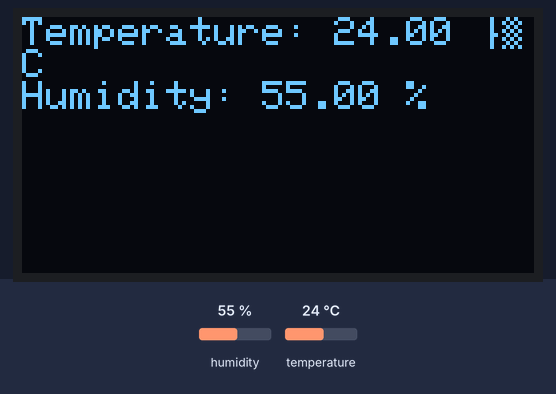
This sketch was run on a simulated Arduino Uno, built with avr-gcc and run on an emulated ATmega328P. Shown: 128×64 one-colour display. Inputs (shaded band) come from the test bench; at power-on: humidity 55 %, temperature 24 °C. What the sketch prints to the serial monitor is not drawn.

Above: at 3.0 s.
3.1 s: humidity set to 22 %
At 5.5 s:
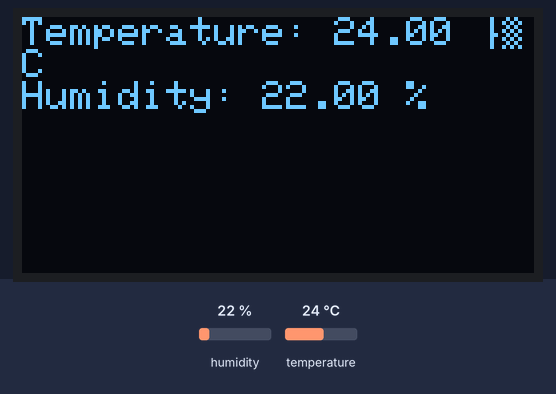
5.9 s: temperature set to 12 °C
At 7.6 s:
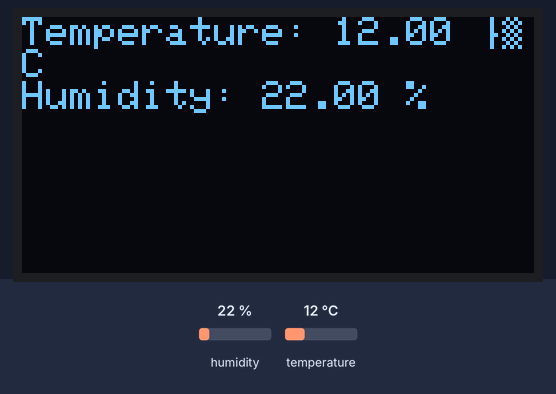
8.7 s: humidity set to 40 %
At 11.8 s:
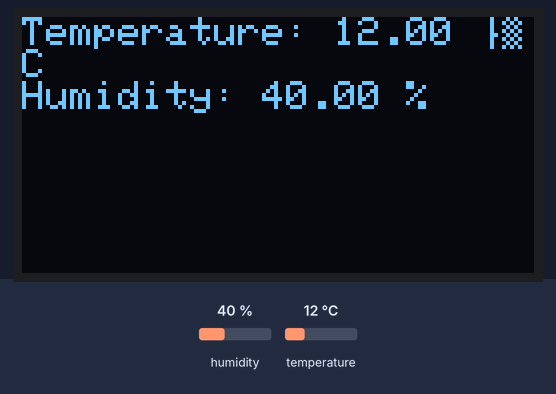
12.2 s: temperature set to 19 °C
Timing chart, 0 to 15.2 s (numbered marks = the images above; inputs shaded):
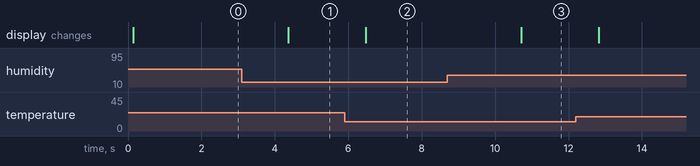

The sketch:

288.ino
```cpp
#include <Wire.h>
#include <Adafruit_Sensor.h>
#include <Adafruit_AHTX0.h>
#include <Adafruit_GFX.h>
#include <Adafruit_SSD1306.h>

// OLED display dimensions
#define SCREEN_WIDTH 128
#define SCREEN_HEIGHT 64

// Create instances for the AHT sensor and OLED display
Adafruit_AHTX0 aht;
Adafruit_SSD1306 display(SCREEN_WIDTH, SCREEN_HEIGHT, &Wire, -1);

void setup() {
  Serial.begin(115200);
  Serial.println("AHT20 OLED Demo");

  // Initialize the AHT sensor
  if (!aht.begin()) {
    Serial.println("Could not find AHT! Check wiring.");
    while (1);
  }
  Serial.println("AHT sensor initialized.");

  // Initialize the OLED display
  display.begin(SSD1306_I2C_ADDRESS, 0x3C);  // Change address if necessary
  display.clearDisplay();
  display.setTextSize(1);
  display.setTextColor(SSD1306_WHITE);
}

void loop() {
  // Read temperature and humidity
  sensors_event_t humidity, temperature;
  aht.getEvent(&humidity, &temperature);  // Populate humidity and temperature events

  // Clear the display
  display.clearDisplay();

  // Display temperature and humidity on OLED
  display.setCursor(0, 0);
  display.print("Temperature: ");
  display.print(temperature.temperature);
  display.println(" °C");

  display.print("Humidity: ");
  display.print(humidity.relative_humidity);
  display.println(" %");

  // Update the display
  display.display();

  // Print to Serial Monitor
  Serial.print("Temperature: ");
  Serial.print(temperature.temperature);
  Serial.println(" °C");

  Serial.print("Humidity: ");
  Serial.print(humidity.relative_humidity);
  Serial.println(" %");

  delay(2000); // Wait for 2 seconds before the next reading
}
```

Measured:
- after the input at 3.1 s, the display: changes after 1.3 s (image 1)
- after the input at 5.9 s, the display: changes after 0.58 s (image 2)
- after the input at 8.7 s, the display: changes after 2.0 s (image 3)
